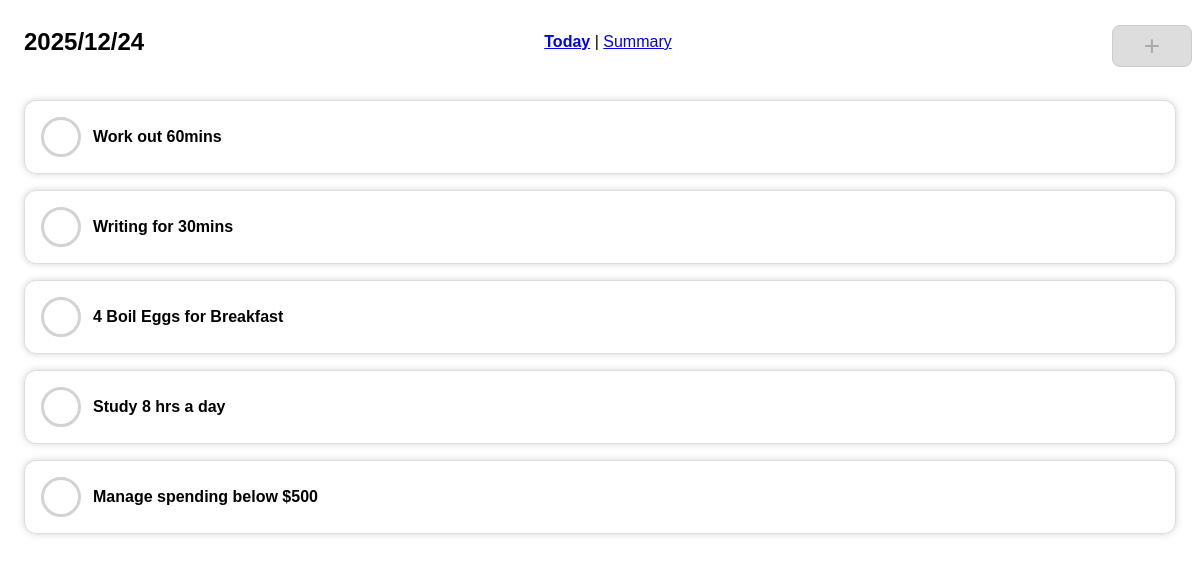
Before: / with the older database file.
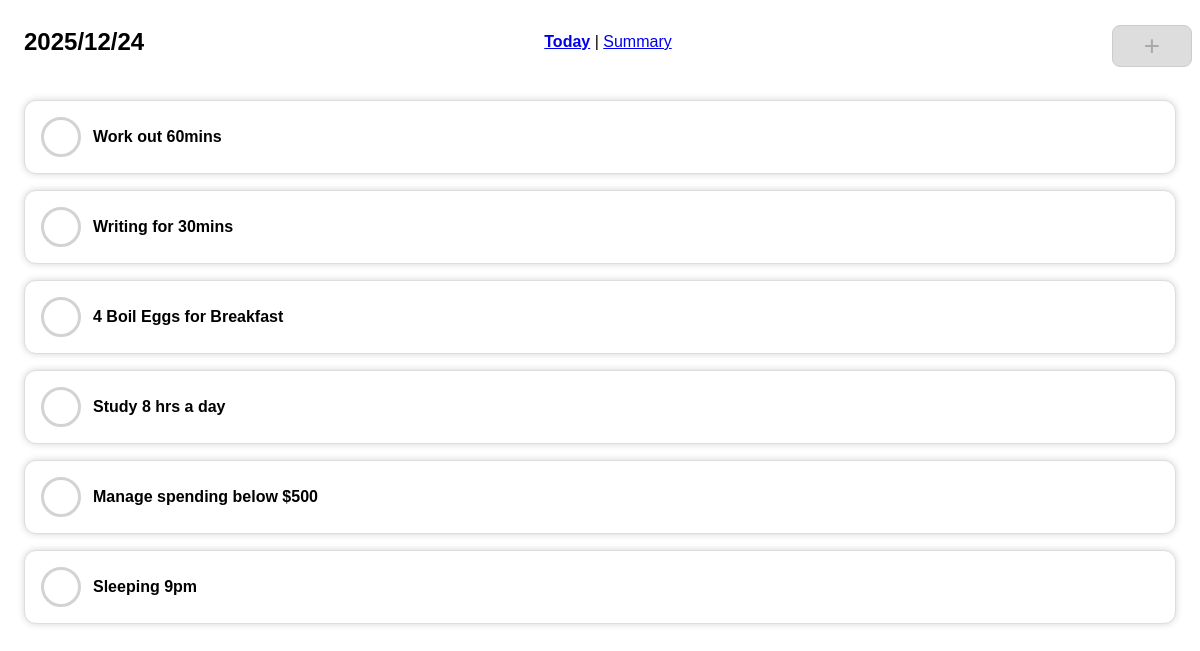
After: the same page with the newer database file.
### tables this page shows
CREATE TABLE habits (
                id INTEGER PRIMARY KEY AUTOINCREMENT,
                name TEXT NOT NULL,
                type TEXT NOT NULL,
                value TEXT NOT NULL, 
                description TEXT,
                start_date DATE NOT NULL, 
                frequency TEXT DEFAULT 'daily'
            );

### habitru.py (the view)
@app.route("/", defaults={"year": None, "month": None, "day": None}, methods=["GET", "POST"])
@app.route("/<int:year>/<int:month>/<int:day>/", methods=["GET","POST"])
def daily_view(year,month,day):
    date = create_date_object(year, month, day)
    conn = get_db_connection()
    if conn:
        habits = conn.execute('''
            SELECT * FROM habits
            LEFT JOIN records ON habits.id = records.habit_id
                AND records.date = ? AND records.status = 'done'
            WHERE records.habit_id IS NULL
            ''', (date["db_format"]["date"],)).fetchall()
        conn.close()
        return render_template('daily_view.html', habits=habits, date=date, current_url=request.path)
    else:
        flash("Database connection error.")
        return render_template('daily_view.html', habits=[], date=date, current_url=request.path)

### habitru.py (called while the page is built)
def create_date_object(year=None, month=None, day=None):
    now = datetime.now()
    if year is None:
        year = now.year
    if month is None or day is None:
        month = now.month
        day = now.day
    date = {
        "current": {
            "date": now.strftime("%Y/%m/%d"),
            "year": now.strftime("%Y"),
            "month": now.strftime("%m"),
            "day": now.strftime("%d")
        },
        "selected": {
            "date": f"{year:04}/{month:02}/{day:02}",
            "year": f"{year:04}",
            "month": f"{month:02}",
            "day": f"{day:02}",
        },
        "db_format": {
            "date": f"{year:04}-{month:02}-{day:02}",
            "year": f"{year:04}%"
        }
    }
    return date

@app.after_request
def after_request(response):
    response.headers["Cache-Control"] = "no-cache, no-store, must-revalidate"
    response.headers["Expires"] = 0
    response.headers["Pragma"] = "no-cache"
    return response

def get_db_connection():
    try:
        conn = sqlite3.connect('habitru.db')
        conn.row_factory = sqlite3.Row
        return conn
    except sqlite3.Error as e:
        print(f"Database connection error: {e}")
        return None

### templates/daily_view.html (shortened to what this page needs)
{% extends "layout.html" %}
{% block main %}
<section id="daily-view">
    <div id="daily-items">
        {% for habit in habits %}
        <div id="habit-{{ habit.id }}" class="habit-item" data-id="{{ habit.id }}" data-name="{{ habit.name }}" data-value="{{ habit.value }}" data-date="{{ date.selected.date }}">
            <div class="bubble-btn"></div>
            <div class="item-details">
                <p><strong>{{ habit.name }}</strong></p>
            </div>
        </div>
        {% endfor %}
    </div>
    {% set visible = 'visible' if habits|length == 0 else '' %}
</section>
{% endblock %}

### templates/layout.html (shortened to what this page needs)
<!DOCTYPE html>
<html lang="en">
<head>
    <link href="/static/style.css" rel="stylesheet">
</head>
<body>
    {% block navbar %}
    <nav class="nav">
        <div class="left">
            <h1 class="title">
                {{ date.selected.year if current_url == '/' + date.selected.year + '/' else date.selected.date }}
            </h1>
        </div>
        <div class="middle">
            <a href="/{{date.current.date}}/" class="{% if current_url == '/' + date.selected.date + '/' or current_url == '/' %}active{% endif %}">Today</a> |
            <a href="/{{date.selected.year}}/" class="{% if current_url == '/' + date.selected.year + '/' %}active{% endif %}">Summary</a>
        </div>
        <div class="right">
            <a href="/new_habit" class="add-habit-item">+</a>
        </div>
    </nav>
    {% endblock %}
    {% block main %}{% endblock %}
</body>
</html>

### static/style.css (style rules this page uses)
:root { --standard-width: 380px; }
*, *::before, *::after { box-sizing: border-box; }
html { position: relative; }
body { background-color: #fff; color: #000; font-family: Arial, Helvetica, sans-serif; }
.nav { display:flex; flex-direction: row; top:0px; z-index: 1000; display: flex; justify-content: space-between; align-items: center; width: 100%; min-height: 64px; }
.nav div { flex: 1 1 0%; }
.nav .left { padding-left: 16px; }
.nav .middle { text-align: center; }
.nav .middle .active { font-weight: bold; text-decoration: underline; }
.nav .right { display: flex; }
.nav .right a { margin-left: auto; padding-right: 16px; text-decoration: none; }
section { padding: 0 16px; }
#daily-view, .main { display: flex; flex-direction: column; align-items: center; padding: 24px 16px; gap: 16px; }
#daily-view > div { width: 100%; gap: 16px; }
#daily-items { display: flex; flex-direction: column; gap: 16px; }
.habit-item { display: flex; gap: 12px; flex-direction: row; min-height: 48px; padding: 16px 16px; border-radius: 12px; transition: opacity 0.2s ease-in, margin-top 0.5s ease-in-out; border: 1px solid #ddd; box-shadow: 0 0 7px rgba(0, 0, 0, 0.17); background-color: #fff; }
.habit-item > * { align-self: center; }
.habit-item > .bubble-btn { cursor: pointer; width: 40px; height: 40px; background-color: white; border-radius: 16rem; border: 3px solid lightgrey; }
.habit-item > .item-details { flex-direction: column; }
.habit-item > .item-details > p { margin: 0px }
.add-habit-item { float: right; margin-top:8px; width: 80px; padding: 4px 16px; cursor: pointer; background-color: #ddd; border: 1px solid #ccc; color: darkgrey; border-radius: 8px; text-align: center; user-select: none; font-size: 28px; }

Changed rows visible on the page:
added habits: name "Sleeping 9pm"
